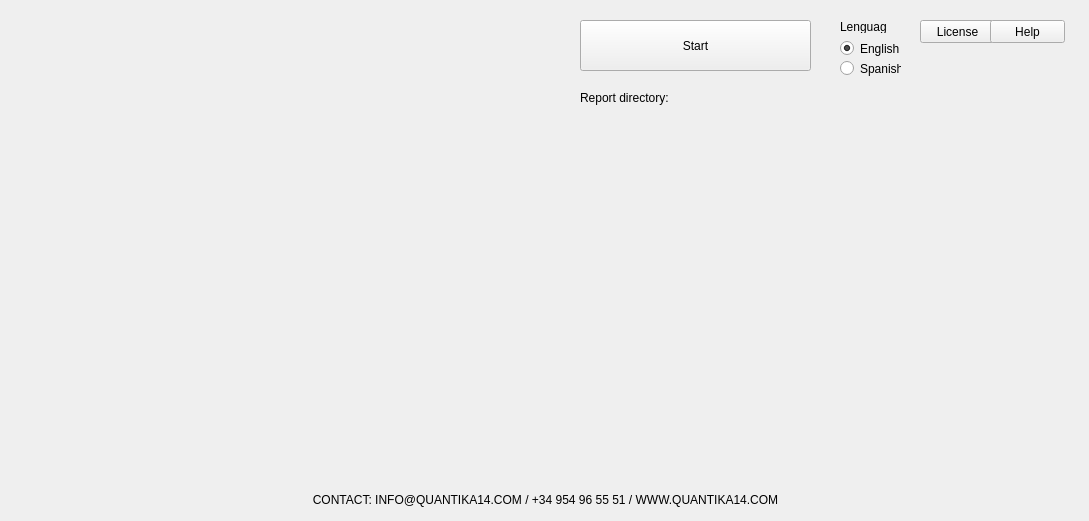
<?xml version="1.0" encoding="UTF-8"?>
<ui version="4.0">
 <class>MainWindow</class>
 <widget class="QMainWindow" name="MainWindow">
  <property name="geometry">
   <rect>
    <x>0</x>
    <y>0</y>
    <width>1089</width>
    <height>521</height>
   </rect>
  </property>
  <property name="windowTitle">
   <string>MainWindow</string>
  </property>
  <widget class="QWidget" name="centralwidget">
   <widget class="QPushButton" name="btnStart">
    <property name="geometry">
     <rect>
      <x>580</x>
      <y>20</y>
      <width>231</width>
      <height>51</height>
     </rect>
    </property>
    <property name="text">
     <string>Start</string>
    </property>
   </widget>
   <widget class="QPushButton" name="btnLicense">
    <property name="geometry">
     <rect>
      <x>920</x>
      <y>20</y>
      <width>75</width>
      <height>23</height>
     </rect>
    </property>
    <property name="text">
     <string>License</string>
    </property>
   </widget>
   <widget class="QPushButton" name="btnHelp">
    <property name="geometry">
     <rect>
      <x>990</x>
      <y>20</y>
      <width>75</width>
      <height>23</height>
     </rect>
    </property>
    <property name="text">
     <string>Help</string>
    </property>
   </widget>
   <widget class="QLabel" name="lblDirectory">
    <property name="geometry">
     <rect>
      <x>580</x>
      <y>90</y>
      <width>481</width>
      <height>16</height>
     </rect>
    </property>
    <property name="text">
     <string>Report directory: </string>
    </property>
   </widget>
   <widget class="QLabel" name="lblFooter">
    <property name="geometry">
     <rect>
      <x>0</x>
      <y>490</y>
      <width>1091</width>
      <height>20</height>
     </rect>
    </property>
    <property name="text">
     <string>CONTACT: INFO@QUANTIKA14.COM / +34 954 96 55 51 / WWW.QUANTIKA14.COM</string>
    </property>
    <property name="alignment">
     <set>Qt::AlignCenter</set>
    </property>
   </widget>
   <widget class="QLabel" name="lblConsole">
    <property name="geometry">
     <rect>
      <x>30</x>
      <y>20</y>
      <width>521</width>
      <height>451</height>
     </rect>
    </property>
    <property name="autoFillBackground">
     <bool>false</bool>
    </property>
    <property name="text">
     <string/>
    </property>
    <property name="alignment">
     <set>Qt::AlignBottom|Qt::AlignLeading|Qt::AlignLeft</set>
    </property>
    <property name="wordWrap">
     <bool>false</bool>
    </property>
   </widget>
   <widget class="QLabel" name="lblImage">
    <property name="geometry">
     <rect>
      <x>580</x>
      <y>120</y>
      <width>480</width>
      <height>350</height>
     </rect>
    </property>
    <property name="text">
     <string/>
    </property>
   </widget>
   <widget class="QRadioButton" name="rbEnglish">
    <property name="geometry">
     <rect>
      <x>840</x>
      <y>40</y>
      <width>61</width>
      <height>17</height>
     </rect>
    </property>
    <property name="text">
     <string>English</string>
    </property>
    <property name="checked">
     <bool>true</bool>
    </property>
   </widget>
   <widget class="QRadioButton" name="rbSpanish">
    <property name="geometry">
     <rect>
      <x>840</x>
      <y>60</y>
      <width>61</width>
      <height>17</height>
     </rect>
    </property>
    <property name="text">
     <string>Spanish</string>
    </property>
   </widget>
   <widget class="QLabel" name="lblLenguage">
    <property name="geometry">
     <rect>
      <x>840</x>
      <y>20</y>
      <width>47</width>
      <height>13</height>
     </rect>
    </property>
    <property name="text">
     <string>Lenguage</string>
    </property>
   </widget>
  </widget>
 </widget>
 <resources/>
 <connections/>
</ui>
